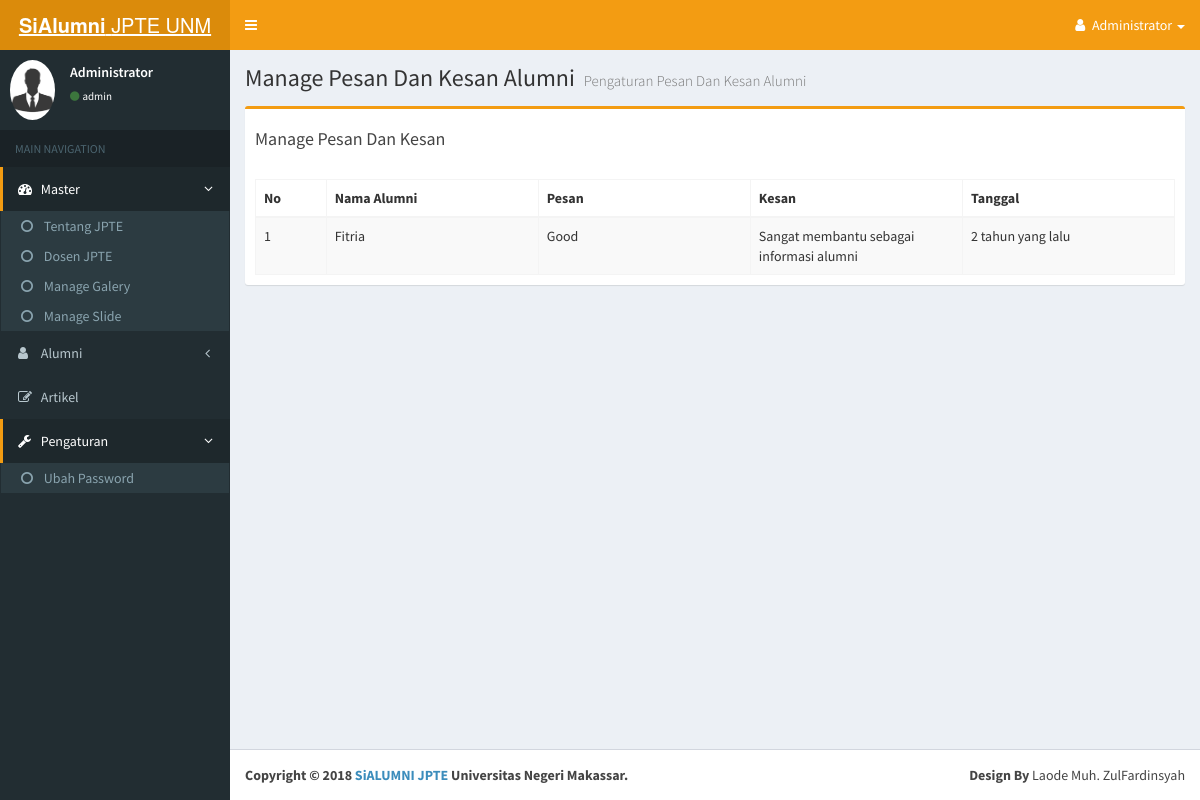
The page /admin/pesan-kesan-manage.php (signed in) on the database its author committed.
### tables this page shows
CREATE TABLE `data_pesankesan` (
  `id_pesankesan` int(10) NOT NULL,
  `pesan` varchar(1000) NOT NULL,
  `kesan` varchar(1000) NOT NULL,
  `penulis` varchar(1000) NOT NULL,
  `tanggal` datetime NOT NULL
);

### admin/pesan-kesan-manage.php (the view, shortened to what this page needs)
<?php
include 'global_header.php';
?>
<div class="content-wrapper" style="min-height: 901px;">
  <section class="content-header">
    <h1>
      Manage Pesan Dan Kesan Alumni
      <small>Pengaturan Pesan Dan Kesan Alumni</small>
    </h1>
  </section>
  <section class="content">
   <div class="box box-warning">
    <div class="box-header">
      <div class="box-title"><h4>Manage Pesan Dan Kesan</h4></div>
      <br>
    </div>
    <div class="box-body table-responsive">
     <table id="example1" class="table table-bordered table-striped">
      <thead>
       <th width="5%">No</th>
       <th width="15%">Nama Alumni</th>
       <th width="15%">Pesan</th>
       <th width="15%">Kesan</th>
       <th width="15%">Tanggal</th>
     </thead>
     <?php
     $result = $koneksi->query("SELECT * FROM data_pesankesan");
     $no=0; foreach ($result as $data): $no++
     ?>
     <tr>
      <td><?php echo $no;?></td>
      <td><?php echo $data['penulis']; ?></td>
      <td><?php echo $data['pesan']; ?></td>
      <td><?php echo $data['kesan']; ?></td>
      <td>
        <?php
        $tanggal = $data["tanggal"];
        if($tanggal==='0000-00-00 00:00:00'){
          echo "Alumni Belum Mengisi";
        }else{
          echo time_ago($data['tanggal']);
        } ;?>
      </td>
    </tr>
  <?php endforeach; ?>
</table>
</div>
</div>
</div>
<?php
include 'global_footer.php';
?>
<?php
function time_ago($datetime, $full = false)
{
 $today = time();
 $createdday = strtotime($datetime);
 $datediff = abs($today - $createdday);
 $difftext = "";
 $years = floor($datediff / (365 * 60 * 60 * 24));
 $months = floor(($datediff - $years * 365 * 60 * 60 * 24) / (30 * 60 * 60 * 24));
 if ($difftext == "") {
  if ($years > 1)
    $difftext = $years . " tahun yang lalu";
  elseif ($years == 1)
    $difftext = $years . " tahun yang lalu";
}
return $difftext;
}
?>

### assets/css/_all-skins.css (style rules this page uses)
.skin-yellow .content-header { background: transparent; }

### admin/global_header.php (style rules this page uses)
th, td { white-space: nowrap; }

### rows shown on the page
data_pesankesan: penulis "Fitria", pesan "Good", kesan "Sangat membantu sebagai informasi alumni", tanggal "2 tahun yang lalu"

### other values the page prints
$_SESSION['nm_lengkap'] "Administrator"
$_SESSION['username'] "admin"
